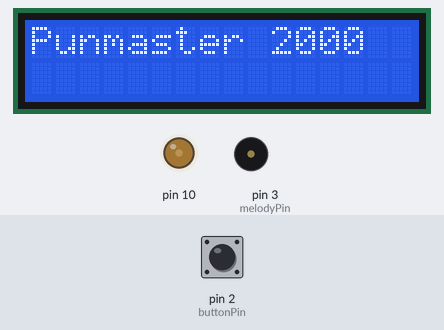
A sketch run on a simulated Arduino Uno, built with avr-gcc and run on an emulated ATmega328P. On the bench: 16×2 character LCD, output pins drawn as LEDs (lit = HIGH), buzzer (waves = sounding). The test bench sets the inputs (shaded band); at power-on: pin 2 (buttonPin) HIGH. Storage starts empty; random numbers use the default seed unless the sketch sets one; pins used as bus, display or sensor lines are not drawn.

Above: at 3.9 s.
4.0 s: pin 2 (buttonPin) pulled LOW for 0.15 s
At 4.2 s:
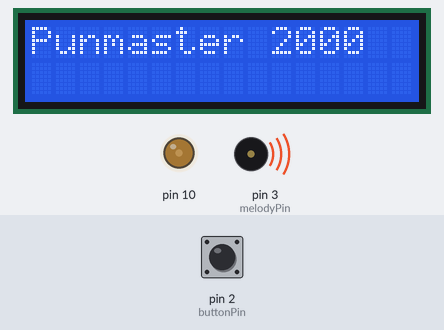
At 5.8 s:
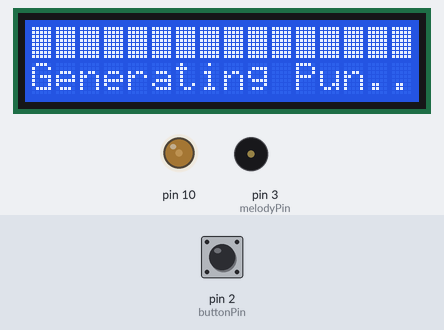
5.9 s: pin 2 (buttonPin) pulled LOW for 3.2 s
At 8.55 s:
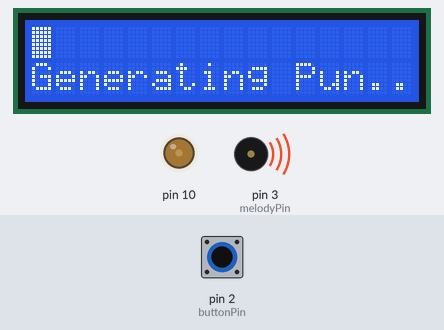
Timing chart, 0 to 10.1 s (numbered marks = the images above; inputs shaded):
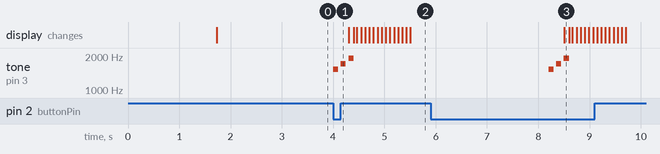

Measured:
- after the input at 4.0 s, tone on pin 3 (melodyPin): plays 1519 Hz for 0.10 s, 1700 Hz for 0.10 s, 1915 Hz for 0.10 s, starting at once
- after the input at 5.9 s, tone on pin 3 (melodyPin): plays 1519 Hz for 0.10 s, 1700 Hz for 0.10 s, 1915 Hz for 0.10 s, starting after 2.3 s; the display: changes after 2.6 s (image 3)

The sketch:

Punmaster_final_code.ino
```cpp
//Sample using LiquidCrystal library
#include <LiquidCrystal.h>
#include <SPI.h>
#include <SD.h>
#include <TrueRandom.h>


int song = 0;
const int silent = 0;
const int BRIGTHNESS= 60;
const int chipSelect = 10;
const int max_puns = 4585;
const int buttonPin = 2;
char message[233];
int previous = 0;
int pos = 0;
const int scrolling_speed = 300;
const int song_temp = 13;
int startup = 1;
unsigned long startMillis;
float v;
int i=0;
int random_nr = 0;
File myFile;

// set up variables using the SD utility library functions:
Sd2Card card;
SdVolume volume;
SdFile root;


//Mario main theme melody
#define melodyPin 3
#define NOTE_E7  2637
#define NOTE_C7  2093
#define NOTE_G7  3136

int melody[] = {
  NOTE_E7, NOTE_E7, 0, NOTE_E7,
  0, NOTE_C7, NOTE_E7, 0,
  NOTE_G7, 0, 0,  0,
};

int tempo[] = {
  song_temp, song_temp, song_temp, song_temp,
  song_temp, song_temp, song_temp, song_temp,
  song_temp, song_temp, song_temp, song_temp,
  song_temp, song_temp, song_temp, song_temp,
};

// select the pins used on the LCD panel
LiquidCrystal lcd(8, 9, 4, 5, 6, 7);

void set_random_pun()
{
  memset(&message[0], 0, sizeof(message));
  startup = 0;
  lcd.clear();
  lcd.setCursor(0, 1);
  pos = 0;

  unsigned long currentMillis = millis();
  unsigned long seed = (currentMillis-startMillis);

  lcd.setCursor(0, 1);
  lcd.write("Generating Pun..");
  for (int curser_position=0; curser_position <  16; ++curser_position){
   lcd.setCursor(curser_position, 0);
        lcd.write(1023);
     delay(80);

   }

  randomSeed(seed);
  random_nr = random(1,max_puns);
  String filename_string =  "pun";
  filename_string += random_nr;
  char filename[8];
  filename_string.toCharArray(filename, 8);
  myFile = SD.open(filename);

   if(myFile){
   int j = 0;
   while (myFile.available()) {
     message[j]=myFile.read();
     j++;
  }
  message[j-1] = 0;
  lcd.clear();
  lcd.setCursor(0, 1);
  }
  else{
    Serial.write("error opening");
  }
  myFile.close();
}

void setup()
{
  analogWrite(10, BRIGTHNESS);
  pinMode(buttonPin,INPUT_PULLUP);
  startMillis = millis();
  pinMode(melodyPin, OUTPUT);//buzzer
  lcd.begin(16, 2);
  lcd.print("Welcome,");
  lcd.setCursor(8, 1);
  lcd.print("Dominik!");
  if (silent != 1)
  sing(1);
  lcd.clear();
  analogWrite(10, BRIGTHNESS);
  if (!SD.begin(chipSelect)) {

    return;
  }
  lcd.print("Punmaster 2000");
  lcd.setCursor(0, 1);
  delay(1000);
}


void printLine(int refreshSeconds){
  if((millis()) % refreshSeconds == 0 && previous != (millis())){
    previous =  (millis());//Store the current time we entered for comparison on the next cycle
    lcd.setCursor(0, 0);//Set our draw position , set second param to 0 to use the top line
    char lcdTop[16];//Create a char array to store the text for the line
    char lcdBottom[16];//Create a char array to store the text for the line
    int copySize = 16; // What is the size of our screen , this could probably be moved outside the loop but its more dynamic like this

    //Store the current position temporarily and invert its sign if its negative since we are going in reverse
    int tempPos = pos;
    if(tempPos < 0)
    {
        tempPos = -(tempPos);
    }
    //Build the lcd text by copying the required text out of our template message variable
    memcpy(&lcdTop[0],&message[tempPos],copySize);
    memcpy(&lcdBottom[0],&message[tempPos+16],copySize);
    lcd.print(lcdTop);//Print it from position 0
    lcd.setCursor(0, 1);
    lcd.print(lcdBottom);//Print it from position 0
    if (pos == 0 && !startup)
      delay(1500);
    //Increase the current position and check if the position + 16 (screen size) would be larger than the message length , if it is go in reverse by inverting the sign.
    pos += 1;
    if(pos +31 >= strlen(message) && !startup)
    {
      delay(1000);
      pos = 0;
    }
  }
}


void loop()
{
  analogWrite(10, BRIGTHNESS);
  if (digitalRead(buttonPin) == LOW ) {
    if (silent != 1){
     tone(melodyPin, 1519, 100);
     delay(150);
     tone(melodyPin, 1700, 100);
     delay(150);
     tone(melodyPin, 1915, 100);
     }
     set_random_pun();
  }
  if(!startup)
    printLine(scrolling_speed);

}


void sing(int s){
   // iterate over the notes of the melody:
   song = s;
     Serial.println(" 'Mario Theme'");
     int size = sizeof(melody) / sizeof(int);
     for (int thisNote = 0; thisNote < size; thisNote++) {

       // to calculate the note duration, take one second
       // divided by the note type.
       //e.g. quarter note = 1000 / 4, eighth note = 1000/8, etc.
       int noteDuration = 1000/tempo[thisNote];

       buzz(melodyPin, melody[thisNote],noteDuration);

       // to distinguish the notes, set a minimum time between them.
       // the note's duration + 30% seems to work well:
       int pauseBetweenNotes = noteDuration * 1.30;
       delay(pauseBetweenNotes);

       // stop the tone playing:
       buzz(melodyPin, 0,noteDuration);

    }
}


void buzz(int targetPin, long frequency, long length) {
  digitalWrite(13,HIGH);
  long delayValue = 1000000/frequency/2; // calculate the delay value between transitions
  //// 1 second's worth of microseconds, divided by the frequency, then split in half since
  //// there are two phases to each cycle
  long numCycles = frequency * length/ 1000; // calculate the number of cycles for proper timing
  //// multiply frequency, which is really cycles per second, by the number of seconds to
  //// get the total number of cycles to produce
  for (long i=0; i < numCycles; i++){ // for the calculated length of time...
    digitalWrite(targetPin,HIGH); // write the buzzer pin high to push out the diaphram
    delayMicroseconds(delayValue); // wait for the calculated delay value
    digitalWrite(targetPin,LOW); // write the buzzer pin low to pull back the diaphram
    delayMicroseconds(delayValue); // wait again or the calculated delay value
  }
  digitalWrite(13,LOW);
}
```
